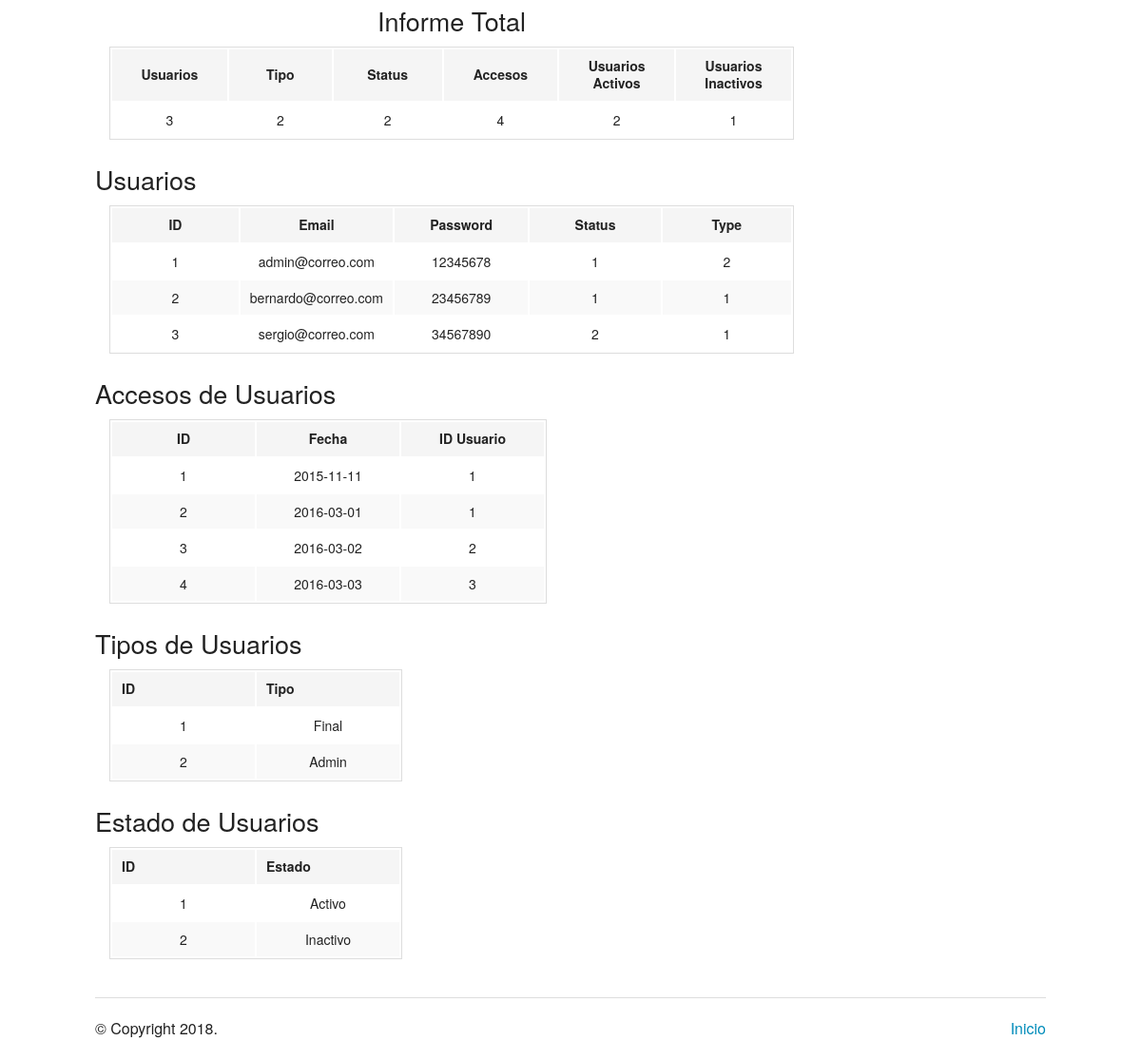
The page / on the database its author committed.
### tables this page shows
CREATE TABLE `user` (
  `id` int(11) NOT NULL,
  `email` varchar(45) DEFAULT NULL,
  `password` varchar(45) DEFAULT NULL,
  `status_id` int(11) NOT NULL,
  `user_type_id` int(11) NOT NULL
);

CREATE TABLE `user_type` (
  `id` int(11) NOT NULL,
  `name` varchar(45) DEFAULT NULL
);

CREATE TABLE `status` (
  `id` int(11) NOT NULL,
  `name` varchar(45) DEFAULT NULL
);

### db/database_utilities.php (called while the page is built)
<?php
require_once('database_credentials.php');
function run_query($num){
	global $pdo;
	if ($num==1) {
		$stmt=$pdo->prepare('SELECT * FROM user');
	}elseif ($num==2) {
		$stmt=$pdo->prepare('SELECT * FROM user_log');
	}elseif ($num==3) {
		$stmt=$pdo->prepare('SELECT * FROM user_type');
	}elseif ($num==4) {
		$stmt=$pdo->prepare('SELECT * FROM status');
	}
	return $stmt;
}
function countt( $num){
	global $pdo;
	if ($num==1) {
		$stmt=$pdo->prepare('SELECT count(*) as total_user FROM user');
		$stmt->execute();
		$res=$stmt->fetchAll();
		$total=$res[0]['total_user'];
	}elseif ($num==2) {
		$stmt=$pdo->prepare('SELECT count(*) as total_type FROM user_type');
		$stmt->execute();
		$res=$stmt->fetchAll();
		$total=$res[0]['total_type'];
	}elseif ($num==3) {
		$stmt=$pdo->prepare('SELECT count(*) as total_sta FROM status');
		$stmt->execute();
		$res=$stmt->fetchAll();
		$total=$res[0]['total_sta'];
	}elseif ($num==4) {
		$stmt=$pdo->prepare('SELECT count(*) as total_log FROM user_log');
		$stmt->execute();
		$res=$stmt->fetchAll();
		$total=$res[0]['total_log'];
	}elseif ($num==5) {
		$stmt=$pdo->prepare('SELECT count(*) as total_act FROM user WHERE status_id=1');
		$stmt->execute();
		$res=$stmt->fetchAll();
		$total=$res[0]['total_act'];
	}
	elseif ($num==6) {
		$stmt=$pdo->prepare('SELECT count(*) as total_ina FROM user WHERE status_id=2');
		$stmt->execute();
		$res=$stmt->fetchAll();
		$total=$res[0]['total_ina'];
	}
	return $total;
}

### utilities.php (called while the page is built, shortened)
<?php
function say_year()
{
  return date('Y');
}

### index.php (the view, shortened to what this page needs)
<?php
include_once('utilities.php');
include_once('db/database_utilities.php');
?>
<!doctype html>
<html class="no-js" lang="en">
  <head>
    <link rel="stylesheet" href="./css/foundation.css" />
  </head>
  <body>
    <div class="row">
      <div class="large-9 columns">
        <div class="section-container tabs" data-section>
          <section class="section">
            <div class="content" data-slug="panel1">
              <div class="row">
                <h3 style="text-align: center;">Informe Total</h3>
              </div>
              <table>
                <thead>
                  <tr>
                    <th width="150" style="text-align: center;">Usuarios</th>
                    <th width="150" style="text-align: center;">Tipo</th>
                    <th width="150" style="text-align: center;">Status</th>
                    <th width="150" style="text-align: center;">Accesos</th>
                    <th width="150" style="text-align: center;">Usuarios Activos</th>
                    <th width="150" style="text-align: center;">Usuarios Inactivos</th>
                  </tr>
                </thead>
                <tbody>
                  <tr>
                    <td style="text-align: center;"><?php echo countt(1); ?></td>
                    <td style="text-align: center;"><?php echo countt(2); ?></td>
                    <td style="text-align: center;"><?php echo countt(3);  ?></td>
                    <td style="text-align: center;"><?php echo countt(4);  ?></td>
                    <td style="text-align: center;"><?php echo countt(5); ?></td>
                    <td style="text-align: center;"><?php echo countt(6); ?></td>
                  </tr>
                </tbody>
              </table>
            </div>
            <div class="content" data-slug="panel1">
              <div class="row">
                <h3>Usuarios</h3>
              </div>
              <table>
                <thead>
                  <tr>
                    <th width="150" style="text-align: center;">ID</th>
                    <th width="150" style="text-align: center;">Email</th>
                    <th width="150" style="text-align: center;">Password</th>
                    <th width="150" style="text-align: center;">Status</th>
                    <th width="150" style="text-align: center;">Type</th>
                  </tr>
                </thead>
                <tbody>
                  <?php
                  $stmt=run_query(1);
                  $stmt->execute();
                  while($r=$stmt->fetch(PDO::FETCH_ASSOC))
                  {
                  ?>
                  <tr>
                    <td style="text-align: center;"><?php echo $r['id']; ?></td>
                    <td style="text-align: center;"><?php echo $r['email']; ?></td>
                    <td style="text-align: center;"><?php echo $r['password']; ?></td>
                    <td style="text-align: center;"><?php echo $r['status_id']; ?></td>
                    <td style="text-align: center;"><?php echo $r['user_type_id']; ?></td>
                  </tr>
                  <?php
                }
                  ?>
                </tbody>
              </table>
            </div>
            <div class="content" data-slug="panel1">
              <div class="row">
                <h3>Accesos de Usuarios</h3>
              </div>
              <table>
                <thead>
                  <tr>
                    <th width="150" style="text-align: center;">ID</th>
                    <th width="150" style="text-align: center;">Fecha</th>
                    <th width="150" style="text-align: center;">ID Usuario</th>
                  </tr>
                </thead>
                <tbody>
                  <?php
                  $stmt=run_query(2);
                  $stmt->execute();
                  while($r=$stmt->fetch(PDO::FETCH_ASSOC))
                  {
                  ?>
                  <tr>
                    <td style="text-align: center;"><?php echo $r['id']; ?></td>
                    <td style="text-align: center;"><?php echo $r['date_logged_in']; ?></td>
                    <td style="text-align: center;"><?php echo $r['user_id']; ?></td>
                  </tr>
                  <?php
                }
                  ?>
                </tbody>
              </table>
            </div>
             <div class="content" data-slug="panel1">
              <div class="row">
                <h3>Tipos de Usuarios</h3>
              </div>
              <table>
                <thead>
                  <tr>
                    <th width="150">ID</th>
                    <th width="150">Tipo</th>
                  </tr>
                </thead>
                <tbody>
                  <?php
                  $stmt=run_query(3);
                  $stmt->execute();
                  while($r=$stmt->fetch(PDO::FETCH_ASSOC))
                  {
                  ?>
                  <tr>
                    <td style="text-align: center;"><?php echo $r['id']; ?></td>
                    <td style="text-align: center;"><?php echo $r['name']; ?></td>
                  </tr>
                  <?php
                }
                  ?>
                </tbody>
              </table>
            </div>
            <div class="content" data-slug="panel1">
              <div class="row">
                <h3>Estado de Usuarios</h3>
              </div>
              <table>
                <thead>
                  <tr>
                    <th width="150">ID</th>
                    <th width="150">Estado</th>
                  </tr>
                </thead>
                <tbody>
                  <?php
                  $stmt=run_query(4);
                  $stmt->execute();
                  while($r=$stmt->fetch(PDO::FETCH_ASSOC))
                  {
                  ?>
                  <tr>
                    <td style="text-align: center;"><?php echo $r['id']; ?></td>
                    <td style="text-align: center;"><?php echo $r['name']; ?></td>
                  </tr>
                  <?php
                }
                  ?>
                </tbody>
              </table>
            </div>
          </section>
        </div>
      </div>
    <?php require_once('footer.php'); ?>

### footer.php (shortened to what this page needs)
<footer class="row">
      <div class="large-12 columns">
        <hr/>
        <div class="row">
          <div class="large-6 columns">
            <p>&copy; Copyright <?php echo say_year(); ?>.</p>
          </div>
          <div class="large-6 columns">
            <ul class="inline-list right">
              <li><a href="./index.php">Inicio</a></li>
            </ul>
          </div>
        </div>
      </div>
    </footer>
  </body>
</html>

### rows shown on the page
user: id "1", email "admin@correo.com", password "12345678", status "1", user_type "2"
user: id "2", email "bernardo@correo.com", password "23456789", status "1", user_type "1"
user: id "3", email "sergio@correo.com", password "34567890", status "2", user_type "1"
user_type: id "1", name "Final"
user_type: id "2", name "Admin"
status: id "1", name "Activo"
status: id "2", name "Inactivo"

### other values the page prints
countt(1) "3"
countt(2) "2"
countt(3) "2"
countt(4) "4"
countt(5) "2"
countt(6) "1"
$r['id'] "1"
$r['date_logged_in'] "2015-11-11"
$r['user_id'] "1"
$r['id'] "2"
$r['date_logged_in'] "2016-03-01"
$r['id'] "3"
$r['date_logged_in'] "2016-03-02"
$r['user_id'] "2"
$r['id'] "4"
